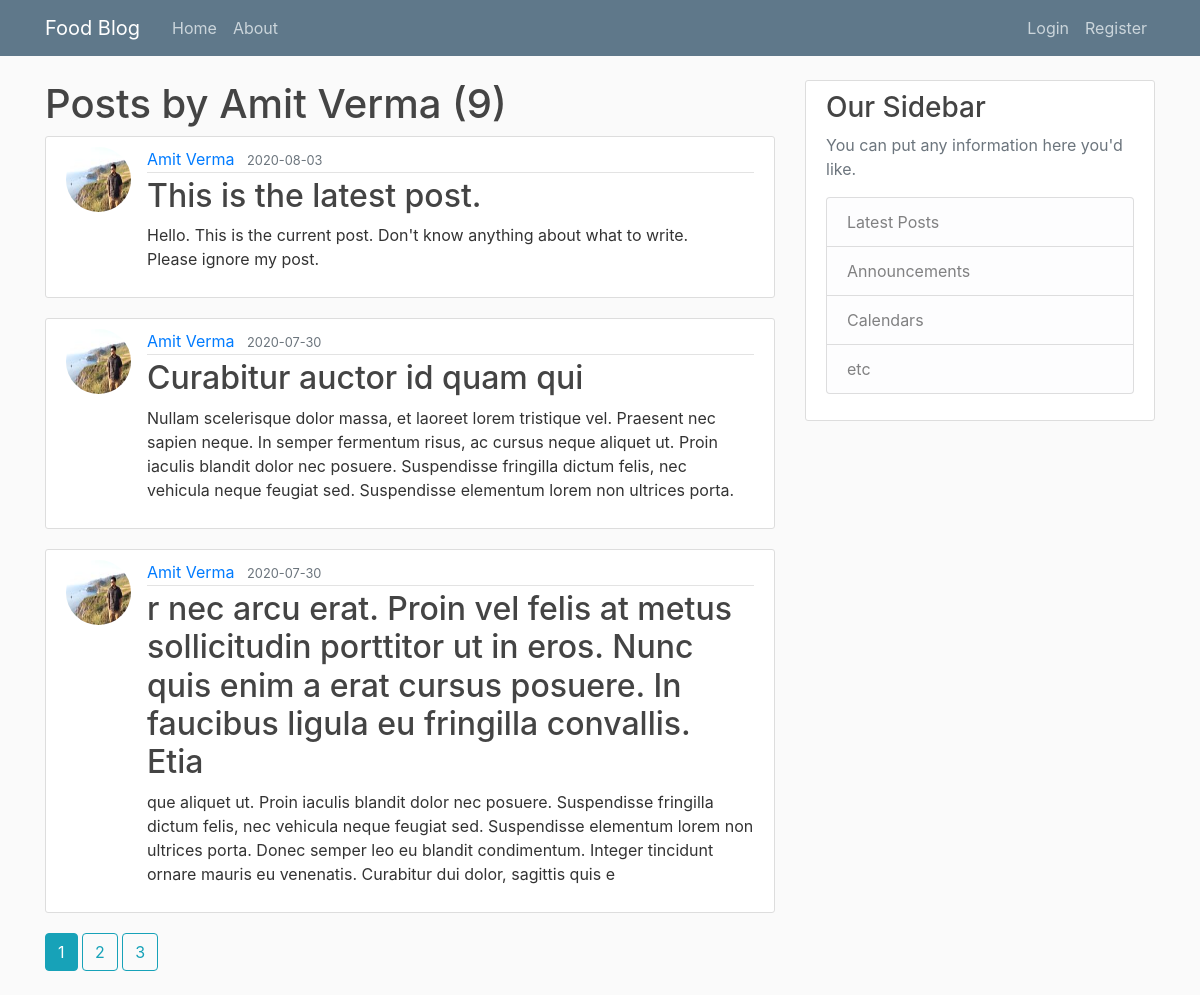
The app's page /user/Amit Verma with its own data.
### flaskblog/models.py (models this page shows, shortened)
class User(db.Model, UserMixin):
    id = db.Column(db.Integer, primary_key=True)
    username = db.Column(db.String(20), unique=True, nullable=False)
    email = db.Column(db.String(120), unique=True, nullable=False)
    image_file = db.Column(db.String(20), nullable=False,
                           default='default.jpg')
    password = db.Column(db.String(60), nullable=False)
    posts = db.relationship('Post', backref='author', lazy=True)

class Post(db.Model):
    id = db.Column(db.Integer, primary_key=True)
    title = db.Column(db.String(100), nullable=False)
    date_posted = db.Column(db.DateTime, nullable=False,
                            default=datetime.utcnow)
    content = db.Column(db.Text, nullable=False)
    user_id = db.Column(db.Integer, db.ForeignKey('user.id'), nullable=False)

### flaskblog/routes.py (the view)
@app.route("/user/<string:username>")
def user_posts(username):
    page = request.args.get('page', 1, type=int)
    user = User.query.filter_by(username=username).first_or_404()
    posts = Post.query.filter_by(author=user)\
        .order_by(Post.date_posted.desc())\
        .paginate(page=page, per_page=3)
    return render_template("user_posts.html", posts=posts, user=user)

### flaskblog/templates/user_posts.html
<!DOCTYPE html>
{% extends "layout.html" %}
{% block content %}
    <h1>Posts by {{ user.username }} ({{ posts.total }})</h1>
{% for post in posts.items %}
<article class="media content-section">
    <img class="rounded-circle article-img"
        src="{{ url_for('static', filename='profile_pics/' + post.author.image_file) }}">
    <div class="media-body">
        <div class="article-metadata">
            <a class="mr-2" href="{{ url_for('user_posts', username=post.author.username) }}">{{ post.author.username }}</a>
            <small class="text-muted">{{ post.date_posted.strftime('%Y-%m-%d') }}</small>
        </div>
        <h2><a class="article-title" href="{{ url_for('post', post_id = post.id) }}">{{ post.title }}</a></h2>
        <p class="article-content">{{ post.content }}</p>
    </div>
</article>
{% endfor%}
{% for page_num in posts.iter_pages(left_edge=1, right_edge=1, left_current=1, right_current=2) %}
{% if page_num %}
{% if posts.page == page_num %}
<a class="btn btn-info mb-4" href="{{ url_for('user_posts', username=user.username, page=page_num) }}">{{ page_num }}</a>
{% else %}
<a class="btn btn-outline-info mb-4" href="{{ url_for('user_posts', username=user.username, page=page_num) }}">{{ page_num }}</a>
{% endif %}
{% else %}
...
{% endif %}
{% endfor%}
{% endblock content %}

### flaskblog/static/main.css (style rules this page uses)
body { background: #fafafa; color: #333333; margin-top: 5rem; }
h1, h2, h3, h4, h5, h6 { color: #444444; }
.content-section { background: #ffffff; padding: 10px 20px; border: 1px solid #dddddd; border-radius: 3px; margin-bottom: 20px; }
.article-title { color: #444444; }
.article-content { white-space: pre-line; }
.article-img { height: 65px; width: 65px; margin-right: 16px; }
.article-metadata { padding-bottom: 1px; margin-bottom: 4px; border-bottom: 1px solid #e3e3e3 }

### records on screen
User: username "Amit Verma"
Post: image_file (picture), author.username "Amit Verma", date_posted "2020-08-03", title "This is the latest post.", content "Hello. This is the current post. Don't know anything about what to write. Please ignore my post."
Post: image_file (picture), author.username "Amit Verma", date_posted "2020-07-30", title "Curabitur auctor id quam qui", content "Nullam scelerisque dolor massa, et laoreet lorem tristique vel. Praesent nec sapien neque. In semper fermentum risus, ac cursus neque aliquet ut. Proin iaculis blandit dolor nec posuere. Suspendisse fringilla dictum felis, nec vehicula neque feugiat sed. Suspendisse elementum lorem non ultrices porta."
Post: image_file (picture), author.username "Amit Verma", date_posted "2020-07-30", title "r nec arcu erat. Proin vel felis at metus sollicitudin porttitor ut in eros. Nunc quis enim a erat cursus posuere. In faucibus ligula eu fringilla convallis. Etia", content "que aliquet ut. Proin iaculis blandit dolor nec posuere. Suspendisse fringilla dictum felis, nec vehicula neque feugiat sed. Suspendisse elementum lorem non ultrices porta. Donec semper leo eu blandit condimentum. Integer tincidunt ornare mauris eu venenatis. Curabitur dui dolor, sagittis quis e"

### other values on screen
{{ posts.total }} "9"
{{ page_num }} "1"
{{ page_num }} "2" "3"
